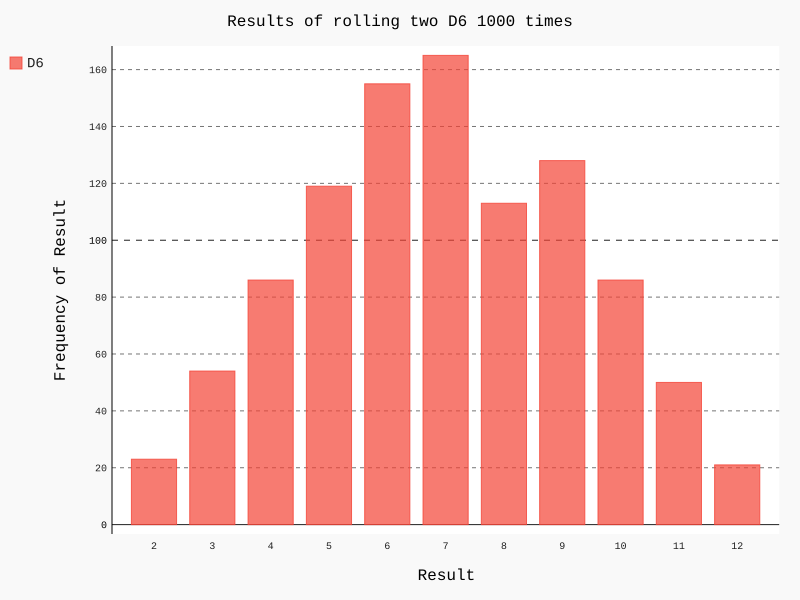

Write Python code to recreate this figure.
from die import Die
import pygal

die1 = Die()
die2 = Die()

results = []
for roll_num in range(1000):
    result = die1.roll() + die2.roll()
    results.append(result)

# 分析结果
frequencies = []
max_result = die1.num_sides + die2.num_sides
for value in range(2, max_result+1):
    frequency = results.count(value)
    frequencies.append(frequency)

# 可视化结果
hist = pygal.Bar()

hist.title = "Results of rolling two D6 1000 times"
hist.x_labels = ['2', '3', '4', '5', '6', '7', '8', '9', '10', '11', '12']
hist.x_title = "Result"
hist.y_title = "Frequency of Result"

hist.add('D6', frequencies)
hist.render_to_file('die_visual.svg')

print(frequencies)
